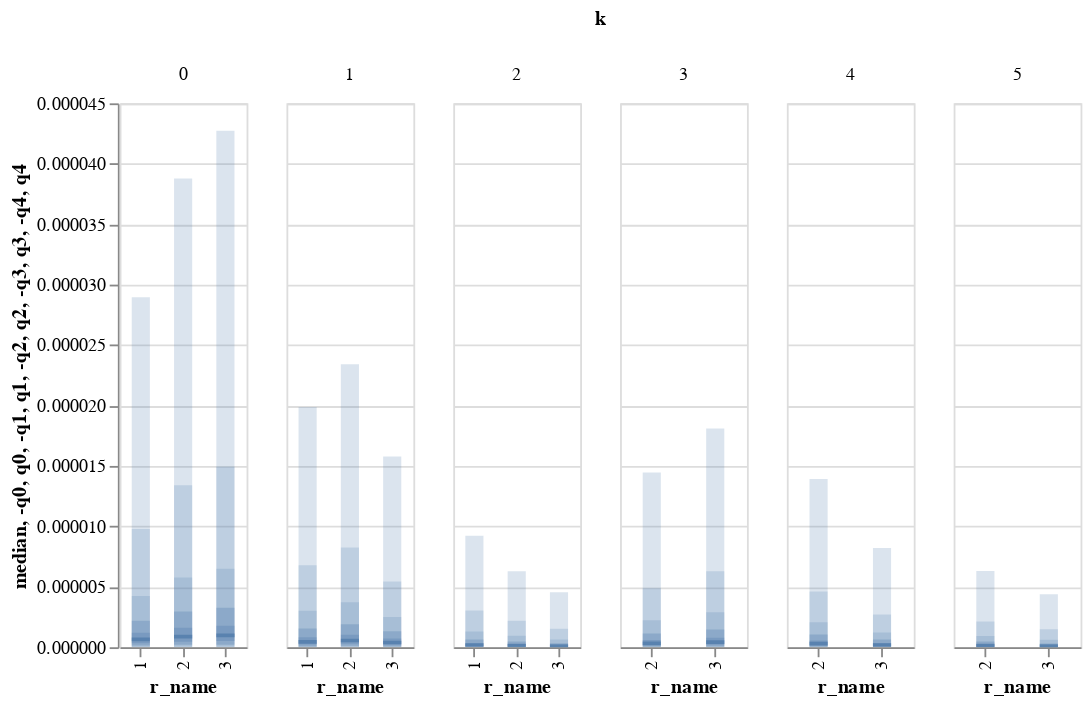

The cell this chart's notebook holds for it:
### Code cell
weights_grad = [w.grad for w in weights]
base.plot_weights_dist(weights_grad)

### Figure 1 — Vega-Lite specification as saved in the notebook (floating-point values rounded to 4 significant figures)
{"config": {"view": {"continuousWidth": 400, "continuousHeight": 300}}, "data": {"name": "data-f923c88341fc2e4dd0842f5a91c08b45"}, "facet": {"column": {"type": "quantitative", "field": "k"}}, "spec": {"layer": [{"mark": {"type": "tick", "thickness": 2, "width": 10, "xOffset": 0}, "encoding": {"x": {"type": "nominal", "field": "r_name"}, "y": {"type": "quantitative", "field": "median"}}, "selection": {"selector050": {"type": "interval", "bind": "scales", "encodings": ["y"]}}, "width": 70}, {"mark": {"type": "bar", "opacity": 0.2, "width": 10, "xOffset": 0}, "encoding": {"x": {"type": "nominal", "field": "r_name"}, "y": {"type": "quantitative", "field": "-q0"}, "y2": {"field": "q0"}}, "width": 70}, {"mark": {"type": "bar", "opacity": 0.2, "width": 10, "xOffset": 0}, "encoding": {"x": {"type": "nominal", "field": "r_name"}, "y": {"type": "quantitative", "field": "-q1"}, "y2": {"field": "q1"}}, "width": 70}, {"mark": {"type": "bar", "opacity": 0.2, "width": 10, "xOffset": 0}, "encoding": {"x": {"type": "nominal", "field": "r_name"}, "y": {"type": "quantitative", "field": "-q2"}, "y2": {"field": "q2"}}, "width": 70}, {"mark": {"type": "bar", "opacity": 0.3, "width": 10, "xOffset": 0}, "encoding": {"x": {"type": "nominal", "field": "r_name"}, "y": {"type": "quantitative", "field": "-q3"}, "y2": {"field": "q3"}}, "width": 70}, {"mark": {"type": "bar", "opacity": 0.3, "width": 10, "xOffset": 0}, "encoding": {"x": {"type": "nominal", "field": "r_name"}, "y": {"type": "quantitative", "field": "-q4"}, "y2": {"field": "q4"}}, "width": 70}]}, "resolve": {"scale": {"x": "independent"}}, "$schema": "https://vega.github.io/schema/vega-lite/v4.8.1.json", "datasets": {"data-f923c88341fc2e4dd0842f5a91c08b45": [{"r_name": 1, "k": 0, "r": 1, "name": "k=0 r=1", "median": 6.527e-07, "q0": 2.897e-05, "-q0": 0.0, "q1": 9.787e-06, "-q1": 1.061e-09, "q2": 4.244e-06, "-q2": 3.975e-08, "q3": 2.189e-06, "-q3": 1.443e-07, "q4": 1.201e-06, "-q4": 3.345e-07}, {"r_name": 2, "k": 0, "r": 2, "name": "k=0 r=2", "median": 8.806e-07, "q0": 3.878e-05, "-q0": 0.0, "q1": 1.341e-05, "-q1": 1.428e-09, "q2": 5.77e-06, "-q2": 5.245e-08, "q3": 2.965e-06, "-q3": 1.962e-07, "q4": 1.618e-06, "-q4": 4.557e-07}, {"r_name": 3, "k": 0, "r": 3, "name": "k=0 r=3", "median": 9.811e-07, "q0": 4.274e-05, "-q0": 0.0, "q1": 1.494e-05, "-q1": 1.615e-09, "q2": 6.485e-06, "-q2": 5.761e-08, "q3": 3.258e-06, "-q3": 2.135e-07, "q4": 1.786e-06, "-q4": 5.062e-07}, {"r_name": 1, "k": 1, "r": 1, "name": "k=1 r=1", "median": 4.469e-07, "q0": 1.988e-05, "-q0": 0.0, "q1": 6.781e-06, "-q1": 5.508e-10, "q2": 3.029e-06, "-q2": 2.276e-08, "q3": 1.543e-06, "-q3": 9.143e-08, "q4": 8.349e-07, "-q4": 2.207e-07}, {"r_name": 2, "k": 1, "r": 2, "name": "k=1 r=2", "median": 5.597e-07, "q0": 2.342e-05, "-q0": 0.0, "q1": 8.249e-06, "-q1": 8.666e-10, "q2": 3.722e-06, "-q2": 3.092e-08, "q3": 1.897e-06, "-q3": 1.188e-07, "q4": 1.032e-06, "-q4": 2.826e-07}, {"r_name": 3, "k": 1, "r": 3, "name": "k=1 r=3", "median": 3.933e-07, "q0": 1.579e-05, "-q0": 0.0, "q1": 5.431e-06, "-q1": 6.69e-10, "q2": 2.503e-06, "-q2": 2.299e-08, "q3": 1.328e-06, "-q3": 8.322e-08, "q4": 7.238e-07, "-q4": 1.958e-07}, {"r_name": 1, "k": 2, "r": 1, "name": "k=2 r=1", "median": 1.815e-07, "q0": 9.221e-06, "-q0": 0.0, "q1": 3.036e-06, "-q1": 3.001e-10, "q2": 1.294e-06, "-q2": 1.176e-08, "q3": 6.349e-07, "-q3": 4.252e-08, "q4": 3.365e-07, "-q4": 9.487e-08}, {"r_name": 2, "k": 2, "r": 2, "name": "k=2 r=2", "median": 1.39e-07, "q0": 6.294e-06, "-q0": 0.0, "q1": 2.19e-06, "-q1": 3.181e-10, "q2": 9.598e-07, "-q2": 8.878e-09, "q3": 4.828e-07, "-q3": 3.119e-08, "q4": 2.605e-07, "-q4": 7.195e-08}, {"r_name": 3, "k": 2, "r": 3, "name": "k=2 r=3", "median": 9.403e-08, "q0": 4.544e-06, "-q0": 0.0, "q1": 1.52e-06, "-q1": 1.669e-10, "q2": 6.394e-07, "-q2": 5.78e-09, "q3": 3.202e-07, "-q3": 2.092e-08, "q4": 1.71e-07, "-q4": 4.801e-08}, {"r_name": 2, "k": 3, "r": 2, "name": "k=3 r=2", "median": 3.22e-07, "q0": 1.446e-05, "-q0": 0.0, "q1": 4.888e-06, "-q1": 3.79e-10, "q2": 2.229e-06, "-q2": 1.741e-08, "q3": 1.127e-06, "-q3": 6.554e-08, "q4": 6.05e-07, "-q4": 1.608e-07}, {"r_name": 3, "k": 3, "r": 3, "name": "k=3 r=3", "median": 4.21e-07, "q0": 1.809e-05, "-q0": 0.0, "q1": 6.278e-06, "-q1": 5.137e-10, "q2": 2.899e-06, "-q2": 2.385e-08, "q3": 1.465e-06, "-q3": 8.808e-08, "q4": 7.874e-07, "-q4": 2.111e-07}, {"r_name": 2, "k": 4, "r": 2, "name": "k=4 r=2", "median": 2.993e-07, "q0": 1.391e-05, "-q0": 0.0, "q1": 4.616e-06, "-q1": 3.475e-10, "q2": 2.062e-06, "-q2": 1.7e-08, "q3": 1.058e-06, "-q3": 6.479e-08, "q4": 5.633e-07, "-q4": 1.52e-07}, {"r_name": 3, "k": 4, "r": 3, "name": "k=4 r=3", "median": 1.894e-07, "q0": 8.204e-06, "-q0": 0.0, "q1": 2.712e-06, "-q1": 2.47e-10, "q2": 1.226e-06, "-q2": 1.113e-08, "q3": 6.423e-07, "-q3": 4.178e-08, "q4": 3.519e-07, "-q4": 9.825e-08}, {"r_name": 2, "k": 5, "r": 2, "name": "k=5 r=2", "median": 1.401e-07, "q0": 6.309e-06, "-q0": 0.0, "q1": 2.129e-06, "-q1": 1.499e-10, "q2": 9.266e-07, "-q2": 7.636e-09, "q3": 4.677e-07, "-q3": 3.008e-08, "q4": 2.554e-07, "-q4": 7.122e-08}, {"r_name": 3, "k": 5, "r": 3, "name": "k=5 r=3", "median": 9.216e-08, "q0": 4.376e-06, "-q0": 0.0, "q1": 1.489e-06, "-q1": 1.466e-10, "q2": 6.298e-07, "-q2": 5.602e-09, "q3": 3.134e-07, "-q3": 2.093e-08, "q4": 1.706e-07, "-q4": 4.707e-08}]}}
